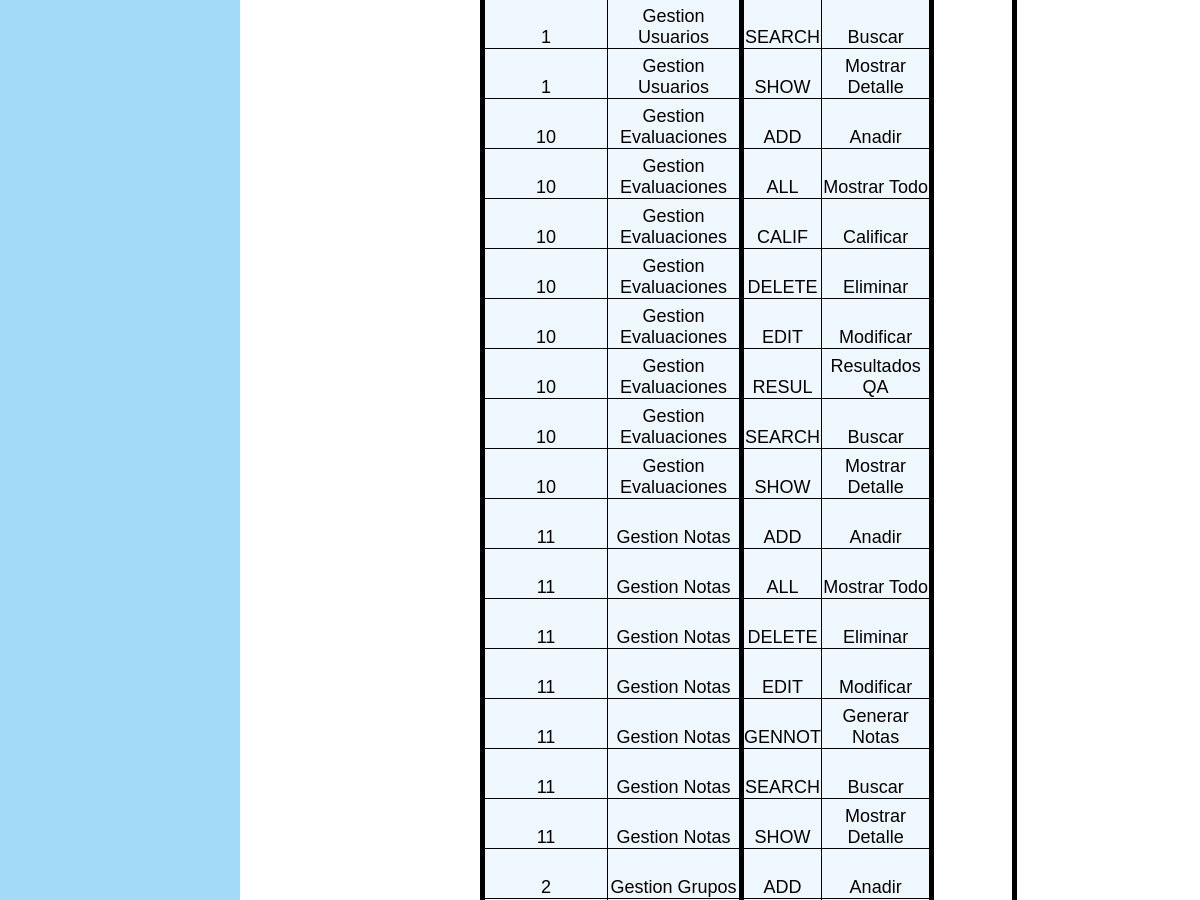
Before: /Controllers/FUNC_GRUPO_Controller.php?action=ALL&IdGrupo=ADMIN&NombreGrupo=Administradores (signed in, middle part) with the older database file.
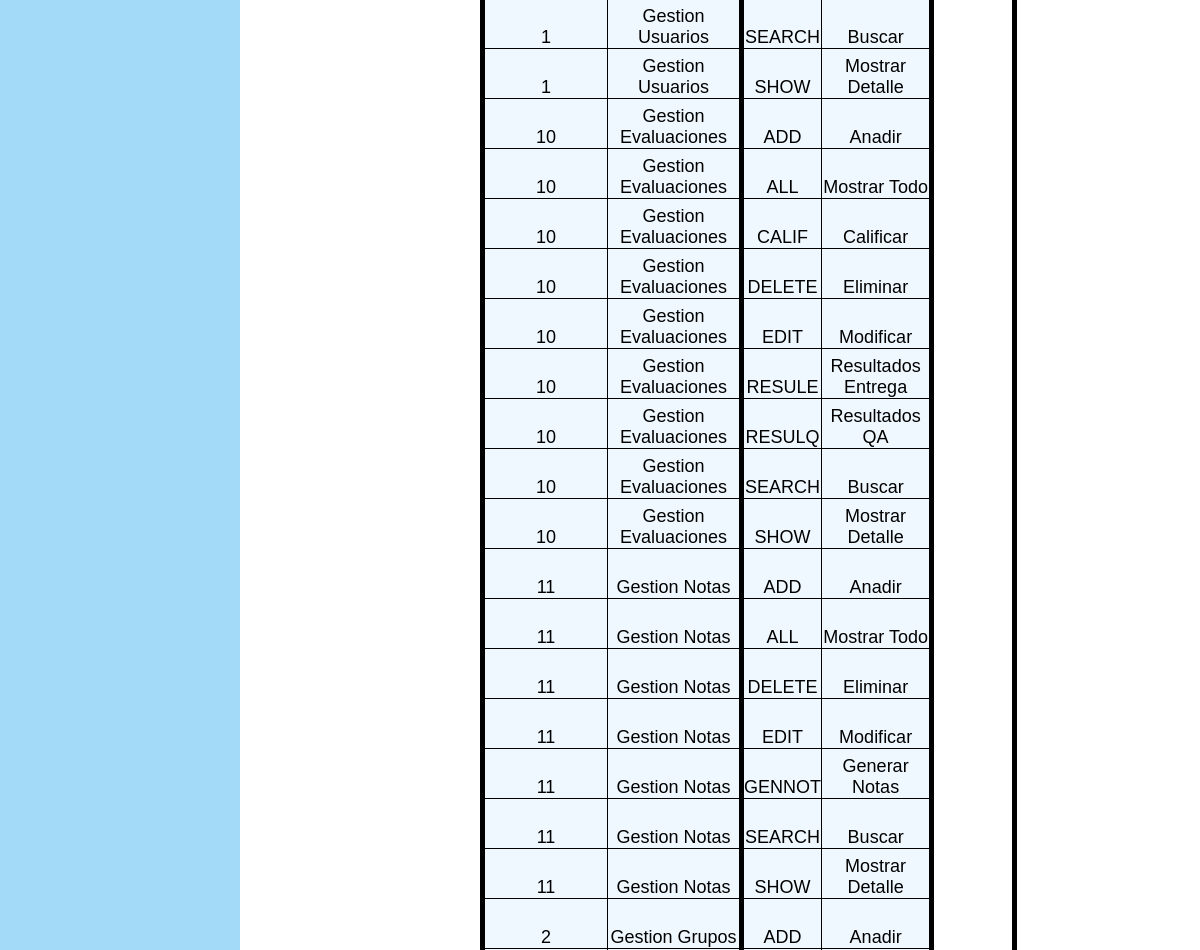
After: the same page with the newer database file.
### tables this page shows
CREATE TABLE `PERMISO` (
  `IdGrupo` varchar(6) NOT NULL,  
  `IdFuncionalidad` varchar(6) NOT NULL,
  `IdAccion` varchar(6) NOT NULL
);

CREATE TABLE `FUNCIONALIDAD` (
  `IdFuncionalidad` varchar(6) NOT NULL,
  `NombreFuncionalidad` varchar(60) NOT NULL,
  `DescripFuncionalidad` varchar(100) NOT NULL
);

CREATE TABLE `ACCION` (
  `IdAccion` varchar(6) NOT NULL,
  `NombreAccion` varchar(60) NOT NULL,
  `DescripAccion` varchar(100) NOT NULL
);

### Functions/Authentication.php (called while the page is built)
<?php
function IsAuthenticated(){
	if (!isset($_SESSION['login'])){
		return false;
	}
	else{
		return true;
	}
}
?>

### Models/FUNC_GRUPO_Model.php (called while the page is built, shortened)
<?php
class FUNC_GRUPO_Model {
	var $IdGrupo;
function __construct($IdGrupo, $listaF, $listaA){
	$this->IdGrupo = $IdGrupo;
	include_once '../Functions/Access_DB.php';
	$this->mysqli = ConnectDB();
}
function rellenarPermisos(){
	$sql = "SELECT * FROM PERMISO P, FUNC_ACCION FA, GRUPO G, FUNCIONALIDAD F, ACCION A WHERE (P.IdGrupo = '$this->IdGrupo' AND
														P.IdFuncionalidad = FA.IdFuncionalidad AND
														P.IdAccion = FA.IdAccion AND
														G.IdGrupo = P.IdGrupo AND
														A.IdAccion = FA.IdAccion AND
														F.IdFuncionalidad = FA.IdFuncionalidad
														)";
	$result = $this->mysqli->query($sql);
	return $result;
}
}
?>

### Functions/Access_DB.php (called while the page is built, shortened)
<?php
function ConnectDB(){
   $conexion = mysqli_connect("localhost", "userET3", "passET3", "IUET32017") or (new MESSAGE('ERROR: No se ha podido conectar con la base de datos', '../index.php'));
 if ($conexion->connect_errno) {
    	return false;
 }else{
 	return $conexion;
 }
}
?>

### Views/FUNC_GRUPO/FUNC_GRUPO_SHOWALL_View.php (the view, shortened to what this page needs)
<?php
    class FUNC_GRUPO_SHOWALL{
    var $datos;
function __construct($lista, $datos, $acciones){
    $this->datos = $datos;
    $this->render();
}
function render(){
  include '../Views/Header.php';
?>
    <section class="pagina">
            <table class="showcurrent">
<?php
                while($row = mysqli_fetch_array($this->datos)){
?>
                <tr>
                <td style="width: 5%"><?php echo $row['IdFuncionalidad'] ?></td>
                <td style="width:5%; border-right-style: collapse; border-right:  5px solid black;"> <?php echo $row['NombreFuncionalidad'] ?></td>
                <td style=""><?php echo $row['IdAccion'] ?></td>
                <td style="width:5%;border-right-style: collapse; border-right:  5px solid black;"> <?php echo $row['NombreAccion'] ?></td>
                </tr>
<?php
                }
?>
            </table>
    </section>
<?php
  include '../Views/Footer.php';
    }
}
?>

### Controllers/FUNC_GRUPO_Controller.php (shortened to what this page needs)
<?php
include_once '../Functions/Authentication.php';
include_once '../Functions/ACL.php';
if (!IsAuthenticated()){
	header('Location:../index.php');
}else{
if(isset($_REQUEST["action"]))  {
	$action = $_REQUEST["action"];
}else{
	$action = '';
}
$acciones = listaAcciones(2);
include_once '../Models/FUNC_GRUPO_Model.php';
include_once '../Views/FUNC_GRUPO/FUNC_GRUPO_SHOWALL_View.php';
if (!isset($_REQUEST['action'])){
	$action = '';
}else{
	$action = $_REQUEST['action'];
}
	Switch ($action){
		default:
			$GRUPO = new FUNC_GRUPO_Model($_REQUEST['IdGrupo'], '','');
			$recordset = $GRUPO->rellenarPermisos();
				$lista = $GRUPO->rellenarLista();
			$resultado = new FUNC_GRUPO_SHOWALL($lista,$recordset,$acciones);
	}
	}
?>

### Views/Header.php (shortened to what this page needs)
<?php
    include_once '../Functions/Authentication.php';
?>
<!DOCTYPE html>
<html>
    <head>
    <link href="https://maxcdn.bootstrapcdn.com/font-awesome/4.5.0/css/font-awesome.min.css" rel="stylesheet">
    <link rel="stylesheet" type="text/css" href="../Views/css/estilo.css">
    <link rel="stylesheet" type="text/css" href="../Views/css/tcal.css" />
    </head>
    <body >

### Views/Footer.php (shortened to what this page needs)
    </body>
</html>

### Views/css/estilo.css (style rules this page uses)
* { margin:0%; padding:0%; -webkit-box-sizing: border-box; -moz-box-sizing: border-box; box-sizing: border-box; }
body { font : 18px sans-serif; background-repeat: no-repeat; background-color: #A3DAF7; }
.showcurrent, .delete { width: 50%; margin-left: 25%; margin-top: 5%; border-collapse: collapse; border: 5px solid black; margin-bottom: 5%; }
.showcurrent td, .delete td { height: 50px; vertical-align: bottom; text-align: center; background-color: aliceblue; border: 1px solid black; width: 70%; min-width: 60%; }
.pagina { width: 80%; height: 120%; min-height: : 100%; margin-top: 0px; float: right; background-color: #FFF; }

Changed rows visible on the page:
removed permiso: IdFuncionalidad.IdFuncionalidad "10", IdFuncionalidad.NombreFuncionalidad "Gestion Evaluaciones", IdAccion.IdAccion "RESUL", IdAccion.NombreAccion "Resultados QA"
added permiso: IdFuncionalidad.IdFuncionalidad "10", IdFuncionalidad.NombreFuncionalidad "Gestion Evaluaciones", IdAccion.IdAccion "RESULE", IdAccion.NombreAccion "Resultados Entrega"
added permiso: IdFuncionalidad.IdFuncionalidad "10", IdFuncionalidad.NombreFuncionalidad "Gestion Evaluaciones", IdAccion.IdAccion "RESULQ", IdAccion.NombreAccion "Resultados QA"
